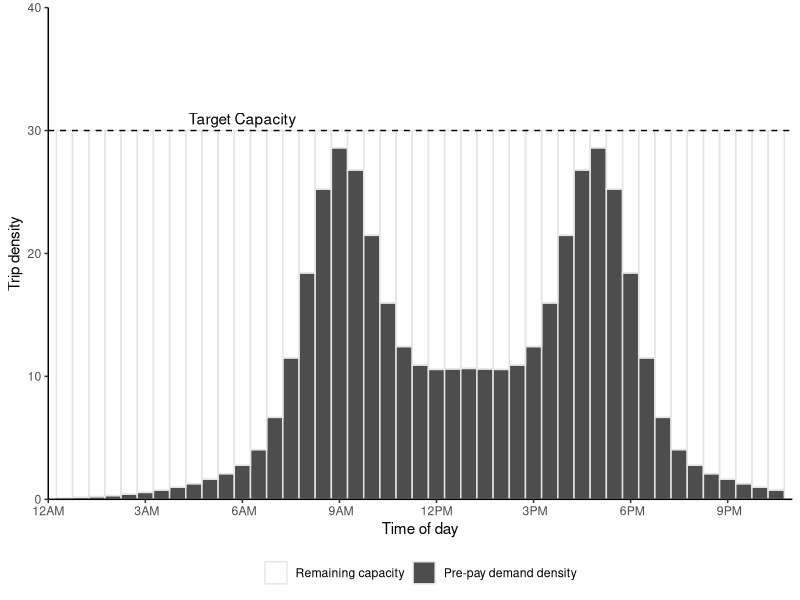

Source code (R):

library(data.table)
library(ggplot2)
library(scales)
# library(extrafont)

#### Functions ####

#Pricing function
fun.price <- function(k, pmin, pmax, a, b)  pmin + (pmax-pmin)/(1 + exp(a-b*k))

#Elasticity function
fun.elasticdemand <- function(k,p1,p2,E) k+k*(exp(-E*(p2-p1)/(p2+p1))-1)
#fun.elasticdemand <- function(k,p1,p2,E) k*((p2-p1)/p1)^-E

#Demand distribution (Manually constructed for this example)
fun.demanddist <- function(scale, t,sd) scale*(dnorm(t,mean=9,sd) + dnorm(t,mean=17,sd) + dnorm(t,mean=12,sd=4) + dnorm(t,mean=14,sd=4))


#### Parameters ####
E = 0.3
trips = 100000
inc = 5/60
t = seq(0,24,by=inc)
a = 7
b = 0.3
pfix = 8
pmin = 0*pfix/2
pmax = pfix*3
nlanes = 6 #lanes

#### Run for the constant parameters ####
dat = data.table(t=t, k1 = fun.demanddist(85,t,1.5), price1 = pfix)
#dat[ , k2 := fun.demanddist(t,2)]
dat[ , "q1" := trips*k1/sum(k1)/inc/nlanes ]
dat[ , "n1" := trips*k1/sum(k1) ]
dat[ , price2 := fun.price(k1, pmin, pmax, a, b)]

dat[ , k2 := fun.elasticdemand(k1,price1,price2,E)]
dat[ , k2 := sum(k1)*k2/sum(k2)]
dat[ , "q2" := trips*k2/sum(k2)/inc/nlanes ]
dat[ , "n2" := trips*k2/sum(k2) ]

#Revenue
dat[ , rev1 := n1*price1]
dat[ , rev2 := n2*price2]
#Revenue per house
dat[ , rev1hr := rev1/inc]
dat[ , rev2hr := rev2/inc]
#Cumulative sum
dat[ , sumrev1 := cumsum(n1*price1)]
dat[ , sumrev2 := cumsum(n2*price2)]

#Time
dat[ , time := as.POSIXct('2000-01-01 00:00:00 EST', tz='EST') + (3600*t)]

#Check sum, make sure the same number of total trips happen
dat[ , lapply(.SD, sum),.SDcols = c("k1","k2")]
dat[ , lapply(.SD, sum),.SDcols = c("q1","q2")]
dat[ , lapply(.SD, sum),.SDcols = c("n1","n2")]


#### Run with varying pmax and elasticity ####
#Set up combination matrix
datvar = as.data.table(expand.grid(tval = t,
                                   E = seq(0,2, by=0.025),
                                   surge = seq(0, 4, by = 0.05)))
#Assign fixed price & scaled price
datvar[ , price1 := pfix]
datvar[ , pmax := pfix*surge]
#Calculate demand dist for each combo
datvar[ , k1 := fun.demanddist(85, tval, 1.5), by = .(E,surge)]
#Calculate flow and number of trips for fixed price
datvar[ , "q1" := trips*k1/sum(k1)/inc/nlanes, by = .(E,surge)]
datvar[ , "n1" := trips*k1/sum(k1), by = .(E,surge)]
#Calculate new price the previous demand
datvar[ , price2 := fun.price(k1, pmin, pmax, a, b)]
#Calculate new density, flow, and number of trips from price
datvar[ , k2 := fun.elasticdemand(k1,price1,price2,E), by = .(E,surge)]
datvar[ , k2 := sum(k1)*k2/sum(k2), by = .(E,surge)]
datvar[ , "q2" := trips*k2/sum(k2)/inc/nlanes, by = .(E,surge)]
datvar[ , "n2" := trips*k2/sum(k2), by = .(E,surge)]
#Revenue
datvar[ , rev1 := cumsum(n1*price1)]
datvar[ , rev2 := cumsum(n2*price2)]

#Revenue
datvar[ , rev1 := n1*price1]
datvar[ , rev2 := n2*price2]
#Cumulative sum
datvar[ , sumrev1 := cumsum(rev1)]
datvar[ , sumrev2 := cumsum(rev2)]

#Time
datvar[ , time := as.POSIXct('2000-01-01 00:00:00 EST', tz='EST') + (3600*tval)]

#Check sum, make sure the same number of total trips happen
datvar[ , lapply(.SD, sum),.SDcols = c("k1","k2"), by = .(E,surge)][, all.equal(k1,k2)]
datvar[ , lapply(.SD, sum),.SDcols = c("q1","q2"), by = .(E,surge)][, all.equal(q1,q2)]
datvar[ , lapply(.SD, sum),.SDcols = c("n1","n2"), by = .(E,surge)][, all.equal(n1,n2)]

#Percent difference between aggregate total revenue
revmat <- datvar[ , list("revratio" = (sum(rev2)-sum(rev1))/sum(rev1)), by = .(E,surge)]



#### Ploting ####


#### Kernal Density 
#rand = data.table(rand = c(rlnorm(50, sd=0.5), rnorm(50, mean=3, sd=0.5)))
#rand = data.table(rand = rlnorm(5))
rand = data.table(rand = c(-2.1,-1.3,-0.4,1.9,5.1,6.2))
d = density(rand$rand, kernel = 'gaussian', bw=sqrt(2.25))

plot.kernel <- ggplot(rand, aes(rand)) +
  geom_rug() +
  geom_histogram(aes(y=4*..density..), binwidth=d$bw, alpha=0.2) +
  geom_density(aes(y=..count..), bw=d$bw) +
  scale_y_continuous("Density", limits = c(0, 1)) +
  scale_x_continuous("Random value", limits = c(-7.5,12)) +
  theme_classic() 
#theme(text=element_text(family="Times New Roman"))
for(x in rand$rand) plot.kernel <- plot.kernel + stat_function(fun = dnorm, args = list(mean = x, sd = d$bw), linetype=2)
# plot.kernel


#### Elasticity Plot
elabs <- c(bquote(epsilon ==~.(E/2)), bquote(epsilon ==~.(E)), bquote(epsilon ==~.(2*E)))

plot.elasticity <- ggplot(data.frame(x = c(0, 1)), aes(x)) + 
  stat_function(fun = function(x) exp(-0.5*E*x)-1, aes(linetype = "E/2", color = "E/2"), alpha = 0.5) +
  stat_function(fun = function(x) exp(-E*x)-1, aes(linetype = "E", color = "E")) +
  stat_function(fun = function(x) exp(-2.0*E*x)-1, aes(linetype = "2E", color = "2E"), alpha = 0.5) +
  geom_vline(xintercept = 0, linetype="dotted") +
  geom_hline(yintercept = 0, linetype="dotted") +
  #annotate("text", x=-0.4, y=-.25, label = paste("Constant elasticity =",E)) + #, family = "Times New Roman") +
  scale_x_continuous(expression(Delta~"Price"), labels = scales::percent, limits = c(-1,1)) +
  scale_y_continuous(expression(Delta~"Demand"), labels = scales::percent, limits = c(-0.5,0.5)) +
  scale_color_brewer("Elasticity", palette = "Set1", limits = c("E/2","E","2E"), labels = elabs) +
  scale_linetype_manual("Elasticity", values = c(2,1,5), limits = c("E/2","E","2E"), labels = elabs) +
  theme_classic()
# theme(text=element_text(family="Times New Roman"))
# plot.elasticity

#### Pricing function
plabs <- c(bquote(P[max] ==~"$"*.(pmax/2)), bquote(P[max] ==~"$"*.(pmax)), bquote(P[max] ==~"$"*.(2*pmax)))

plot.price <- ggplot(data.frame(x = c(0, 40)), aes(x)) + 
  stat_function(fun = fun.price, args = list(pmin, 0.5*pmax, a, b), aes(linetype = "pmax/2", color = "pmax/2"), alpha = 0.5) +
  stat_function(fun = fun.price, args = list(pmin, pmax, a, b), aes(linetype = "pmax", color = "pmax")) +
  stat_function(fun = fun.price, args = list(pmin, 2*pmax, a, b), aes(linetype = "2pmax", color = "2pmax"), alpha = 0.5) +
  scale_y_continuous("Price ($/veh)", labels = scales::dollar, limits = c(0,2*pmax)) +
  scale_x_continuous("Traffic density (veh/km/lane)") +
  scale_color_brewer(expression("Upper price limit,"~P[max]), palette = "Set1", limits = c("pmax/2","pmax","2pmax"), labels = plabs) +
  scale_linetype_manual(expression("Upper price limit,"~P[max]), values = c(2,1,5), limits = c("pmax/2","pmax","2pmax"), labels = plabs) +
  theme_classic()
# theme(text=element_text(family="Times New Roman"))
# plot.price


#### Discretized time Density Distributions
captime = data.table(t = seq(0, 24, by = 0.5),
                     time = as.POSIXct('2000-01-01 00:00:00 EST', tz='EST') + (3600*seq(0, 24, by = 0.5)),
                     k = fun.demanddist(55, seq(0, 24, by = 0.5), 1),
                     cap = 30)
captime[ , diff := cap - k ]
captime[diff < 0, diff := abs(diff) + cap]
captime <- melt(captime, id.vars = c("t","time","cap"))
captime[ , variable := factor(variable, levels = c("diff","k"))]

plot.captime <- ggplot(captime) + 
  #geom_col(aes(x=time,y=k), color = alpha("white",0)) +
  #geom_col(aes(x=time,y=cap, color = "Density of pre-purchased time slots"), width = 0, fill = alpha("white",0)) +
  geom_col(aes(x=time, y = value, fill = variable), color = "gray90", width = 1800, position = "stack") +
  scale_fill_manual(NULL, values = c(alpha("white",0),"gray30"), labels = c("Remaining capacity","Pre-pay demand density")) +
  geom_hline(yintercept = captime$cap[1], linetype = "dashed") +
  annotate("text", x = as.POSIXct('2000-01-01 06:00:00 EST', tz='EST'), y = 30, label = "Target Capacity", vjust = -0.5) +
  scale_y_continuous("Trip density", expand = c(0,0), limits = c(0,40)) +
  scale_x_datetime("Time of day", labels = date_format("%l%p", tz='EST'), date_breaks = "3 hour", expand = c(0,0),
                   limits = c(as.POSIXct('2000-01-01 00:00:00 EST', tz='EST'),as.POSIXct('2000-01-01 23:00:00 EST', tz='EST'))) +
  theme_classic() +
  theme(legend.position = "bottom", 
        legend.background = element_blank())
#text=element_text(family="Times New Roman"))
plot.captime


#### Demand Distributions
plot.demanddist <- ggplot(dat) + 
  geom_area(aes(x=time,y=n1/inc), fill = "gray80", color = "black") + 
  scale_y_continuous("Travel Demand (trips/hr)", labels = scales::comma) +
  scale_x_datetime("Time of day", labels = date_format("%l%p", tz='EST'), date_breaks = "3 hour",
                   limits = c(as.POSIXct('2000-01-01 00:00:00 EST', tz='EST'),as.POSIXct('2000-01-01 23:00:00 EST', tz='EST'))) +
  theme_classic() +
  theme(legend.position = c(0.2,0.7), 
        legend.background = element_blank())
#text=element_text(family="Times New Roman"))
# plot.demanddist



#### Demand Density Distributions (Same as flow, but with density)
plot.demanddensity <- ggplot(dat) + 
  geom_line(aes(x=time,y=k1, linetype="Fixed")) + 
  geom_line(aes(x=time,y=k2, linetype="Dynamic")) + 
  scale_y_continuous("Traffic density (veh/km/ln)") +
  scale_linetype("Tolling scheme") +
  scale_x_datetime("Time of day", labels = date_format("%l%p", tz='EST'), date_breaks = "3 hour",
                   limits = c(as.POSIXct('2000-01-01 00:00:00 EST', tz='EST'),as.POSIXct('2000-01-01 23:00:00 EST', tz='EST'))) +
  theme_classic() +
  theme(legend.position = c(0.2,0.7), 
        legend.background = element_blank())
        #text=element_text(family="Times New Roman"))
# plot.demanddensity

#### Demand flow distributions (Same as density, but with flow)
plot.demandflow <- ggplot(dat) + 
  geom_line(aes(x=time,y=q1, linetype="Fixed")) + 
  geom_line(aes(x=time,y=q2, linetype="Dynamic")) + 
  scale_y_continuous("Traffic flow (veh/hr/lane)") +
  scale_linetype("Tolling scheme") +
  scale_x_datetime("Time of day", labels = date_format("%l%p", tz='EST'), date_breaks = "3 hour",
                   limits = c(as.POSIXct('2000-01-01 00:00:00 EST', tz='EST'),as.POSIXct('2000-01-01 23:00:00 EST', tz='EST'))) +
  theme_classic() +
  theme(legend.position = c(0.15,0.6))
        #text=element_text(family="Times New Roman"))
# plot.demandflow


#### Toll price distribution
plot.toll <- ggplot(dat) +  
  geom_line(aes(x=time,y=price1, linetype="Fixed")) + 
  geom_line(aes(x=time,y=price2, linetype="Dynamic")) + 
  scale_y_continuous("Price ($/veh)", labels = scales::dollar, limits = c(0,pmax)) +
  scale_linetype("Tolling scheme") +
  scale_x_datetime("Time of day", labels = date_format("%l%p", tz='EST'), date_breaks = "3 hour",
                   limits = c(as.POSIXct('2000-01-01 00:00:00 EST', tz='EST'),as.POSIXct('2000-01-01 23:00:00 EST', tz='EST'))) +
  theme_classic() +
  theme(legend.position = c(0.2,0.7),
        legend.background = element_blank())
        #text=element_text(family="Times New Roman"))
# plot.toll

#### Revenue distribution
plot.revenue <- ggplot(dat) + 
  geom_line(aes(x=time,y=rev1, linetype=paste0("Fixed toll,\nTotal revenue: ", scales::dollar(sum(dat$rev1))))) +
  geom_line(aes(x=time,y=rev2, linetype=paste0("Dynamic toll,\nTotal revenue: ", scales::dollar(sum(dat$rev2))))) +
  scale_y_continuous(expression("Revenue per hour ($/hr)"), labels = scales::dollar) +
  scale_x_datetime("Time of day", labels = date_format("%l%p", tz='EST'), date_breaks = "3 hour",
                   limits = c(as.POSIXct('2000-01-01 00:00:00 EST', tz='EST'),
                              as.POSIXct('2000-01-01 24:00:00 EST', tz='EST'))) +
  scale_linetype(NULL) +
  # annotate("text", x=as.POSIXct('2000-01-01 24:00:00 EST', tz='EST'), y=0.5*max(dat$rev2),
  #          label = paste0(paste0("Fixed toll: ", scales::dollar(sum(dat$rev1))),"\n",
  #                         paste0("Dynamic toll: ", scales::dollar(sum(dat$rev2)))), hjust = 0, size = 4) +
  theme_classic() +
  theme(legend.position = "bottom",
        legend.background = element_blank())
        #text=element_text(family="Times New Roman"))
# plot.revenue


#### Cumulative revenue
plot.revsum <- ggplot(dat) + 
  geom_line(aes(x=time,y=sumrev1, linetype="Fixed")) +
  geom_line(aes(x=time,y=sumrev2, linetype="Dynamic")) +
  scale_y_continuous("Total revenue ($)", labels = scales::dollar) +
  scale_linetype(NULL) +
  scale_x_datetime("Time of day", labels = date_format("%l%p", tz='EST'), date_breaks = "3 hour",
                   limits = c(as.POSIXct('2000-01-01 00:00:00 EST', tz='EST'),as.POSIXct('2000-01-01 23:00:00 EST', tz='EST'))) +
  theme_classic() +
  theme(legend.position = c(0.2,0.7),
        legend.background = element_blank())
#text=element_text(family="Times New Roman"))
# plot.revsum


#### Total revenue by Elasticity vs Pmax
# cuts = with(revmat, 
#             c(seq(10*floor(10*min(revratio)), 100, length.out = 6)[-6],
#               seq(100, 10*ceiling(10*max(revratio)), length.out = 6)))

cuts = seq(-150, 150, by = 25)
cutlabs = c(paste0(paste(round(cuts)[-length(cuts)], round(cuts[-1]), sep = " to "),"%"),paste0(">",round(cuts)[length(cuts)],"%"))

plot.revmat <- ggplot(revmat, aes(x = E, y = surge)) +
  #geom_contour_filled(breaks = cuts, aes(z = 100*revratio)) +
  geom_raster(aes(fill = cut(100*revratio, c(cuts,Inf), include.lowest = T))) +
  geom_contour(breaks = cuts, aes(z = 100*revratio), color = "black") +
  scale_x_continuous(expression("Price Elasticity of Demand, "~epsilon), expand = c(0,0)) +
  scale_y_continuous(expression("Maximum surge pricing,"~P[max]), expand = c(0,0),
                     labels = scales::percent_format()) +
  scale_fill_brewer(expression("Revenue Ratio\n(Dynamic / Fixed)"),
                    palette = "RdBu", label = cutlabs) +
  coord_cartesian(xlim = c(0, max(revmat$E)), ylim = c(0,max(revmat$surge))) +
  theme_bw()
# plot.revmat





# ggsave("../figures/toyprice.pdf", plot.price, device = cairo_pdf, width=4.25, height=2, units = "in")
# ggsave("../figures/toyelasticity.pdf", plot.elasticity, device = cairo_pdf, width=4.25, height=2, units = "in")
# ggsave("../figures/toydemand.pdf", plot.demanddensity, device = cairo_pdf, width=4.25, height=2, units = "in")
# ggsave("../figures/toytoll.pdf", plot.toll, device = cairo_pdf, width=4.25, height=2, units = "in")
# ggsave("../figures/toyrevenue.pdf", plot.revenue, device = cairo_pdf, width=4.25, height=2, units = "in")
# ggsave("../figures/KDE.pdf", plot.kernel, device = cairo_pdf, width=4.25, height=2, units = "in")
